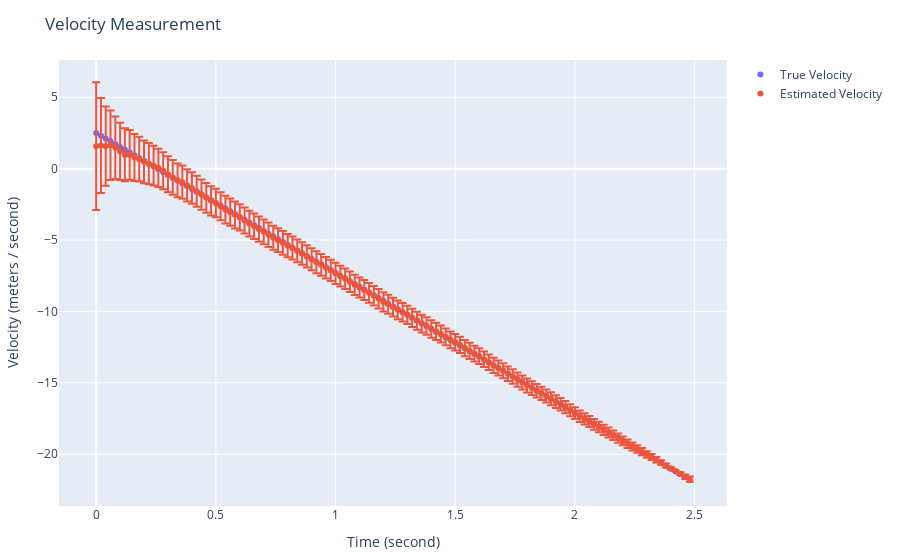

The notebook cell saved with this chart:
### Markdown cell above
Plot the true and estimated velocity

### Code cell
plot(
    [
        # True velocity
        scatter(
            mode="markers",
            x=time_axis_sec,
            y=true_state_fcn_time[2, :],
            name="True Velocity"
        ),
        # Estimated velocity
        scatter(
            mode="markers",
            x=time_axis_sec,
            y=[s.state[2] for s in states_fcn_time],
            error_y=attr(
                type="data",
                array=[sqrt(abs(s.cov[2, 2])) for s in states_fcn_time]
            ),
            name="Estimated Velocity"
        )
    ],
    Layout(
        title="Velocity Measurement",
        xaxis_title="Time (second)",
        yaxis_title="Velocity (meters / second)",
        legend_title="Legend Title",
    ),
    config=PlotConfig(scrollZoom=true)
)
